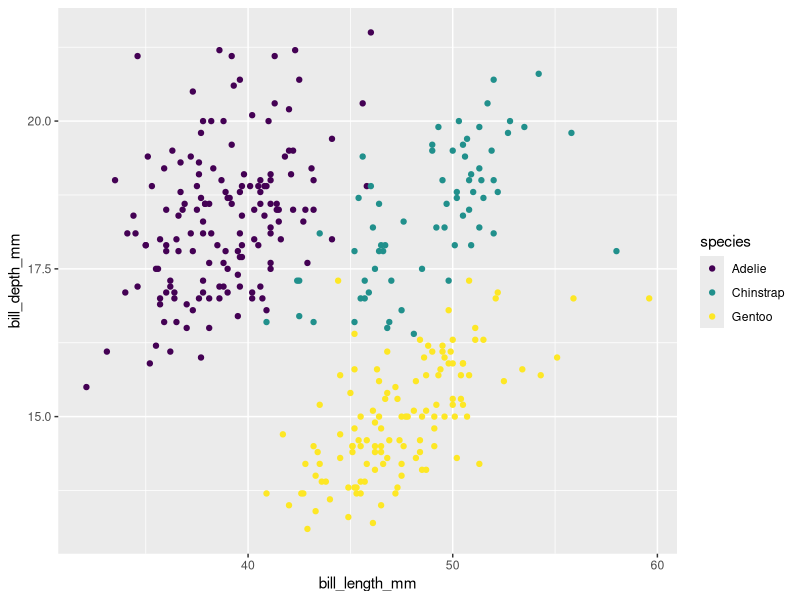
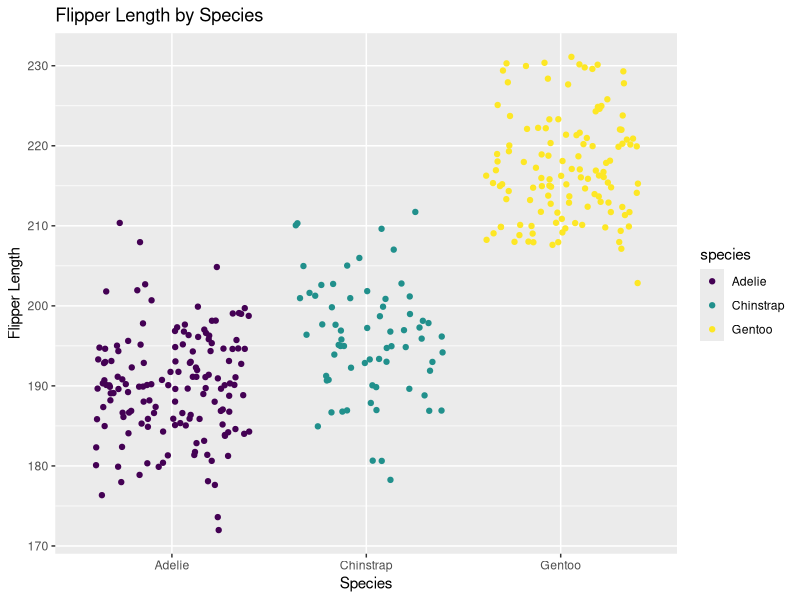

Write the R code that produced these figures, in order.
## ---- chunk 1
library(tidyverse)
library(palmerpenguins)
## ---- chunk 2
fx <- expression(x^2)
d_fx <- D(expr = fx, name = "x")
x = 3
eval(d_fx)
## ---- chunk 3
Pa <- expression(2 * (3*a+2)^4 - 5)
d_Pa <- D(expr = Pa, name = "a")
a = 1.2
eval(d_Pa)
## ---- chunk 4
library(palmerpenguins)
data(package='palmerpenguins')
penguins <- penguins

data = penguins

ggplot(data = penguins, 
       aes(x = bill_length_mm, y = bill_depth_mm, color = species)) + 
  geom_point() + 
  scale_color_viridis_d()
## ---- chunk 5
ggplot(data = penguins, 
       aes(x = species, y = flipper_length_mm, color = species, )) + 
  geom_jitter() +
  labs(title = "Flipper Length by Species", x = "Species", y = "Flipper Length") + 
  scale_color_viridis_d()
